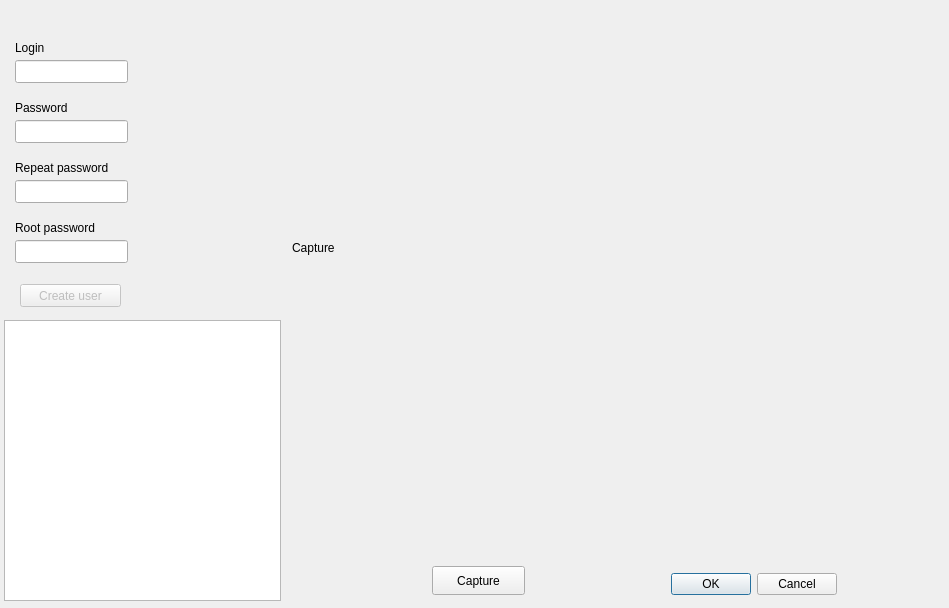
<?xml version="1.0" encoding="UTF-8"?>
<ui version="4.0">
 <class>add_user</class>
 <widget class="QDialog" name="add_user">
  <property name="geometry">
   <rect>
    <x>0</x>
    <y>0</y>
    <width>949</width>
    <height>608</height>
   </rect>
  </property>
  <property name="windowTitle">
   <string>Add user</string>
  </property>
  <widget class="QDialogButtonBox" name="buttonBox">
   <property name="geometry">
    <rect>
     <x>496</x>
     <y>568</y>
     <width>341</width>
     <height>32</height>
    </rect>
   </property>
   <property name="orientation">
    <enum>Qt::Horizontal</enum>
   </property>
   <property name="standardButtons">
    <set>QDialogButtonBox::Cancel|QDialogButtonBox::Ok</set>
   </property>
  </widget>
  <widget class="QLabel" name="label">
   <property name="geometry">
    <rect>
     <x>15</x>
     <y>40</y>
     <width>57</width>
     <height>15</height>
    </rect>
   </property>
   <property name="text">
    <string>Login</string>
   </property>
  </widget>
  <widget class="QLabel" name="label_2">
   <property name="geometry">
    <rect>
     <x>15</x>
     <y>100</y>
     <width>57</width>
     <height>15</height>
    </rect>
   </property>
   <property name="text">
    <string>Password</string>
   </property>
  </widget>
  <widget class="QLabel" name="label_3">
   <property name="geometry">
    <rect>
     <x>15</x>
     <y>160</y>
     <width>113</width>
     <height>16</height>
    </rect>
   </property>
   <property name="text">
    <string>Repeat password</string>
   </property>
  </widget>
  <widget class="QLineEdit" name="login">
   <property name="geometry">
    <rect>
     <x>15</x>
     <y>60</y>
     <width>113</width>
     <height>23</height>
    </rect>
   </property>
  </widget>
  <widget class="QLineEdit" name="password">
   <property name="geometry">
    <rect>
     <x>15</x>
     <y>120</y>
     <width>113</width>
     <height>23</height>
    </rect>
   </property>
  </widget>
  <widget class="QLineEdit" name="root_password">
   <property name="geometry">
    <rect>
     <x>15</x>
     <y>240</y>
     <width>113</width>
     <height>23</height>
    </rect>
   </property>
  </widget>
  <widget class="QLineEdit" name="repeated_password">
   <property name="geometry">
    <rect>
     <x>15</x>
     <y>180</y>
     <width>113</width>
     <height>23</height>
    </rect>
   </property>
  </widget>
  <widget class="QLabel" name="label_4">
   <property name="geometry">
    <rect>
     <x>15</x>
     <y>220</y>
     <width>109</width>
     <height>16</height>
    </rect>
   </property>
   <property name="text">
    <string>Root password</string>
   </property>
  </widget>
  <widget class="QLabel" name="captured_image">
   <property name="geometry">
    <rect>
     <x>292</x>
     <y>8</y>
     <width>640</width>
     <height>480</height>
    </rect>
   </property>
   <property name="text">
    <string>Capture</string>
   </property>
  </widget>
  <widget class="QPushButton" name="capture_img_button">
   <property name="geometry">
    <rect>
     <x>432</x>
     <y>566</y>
     <width>93</width>
     <height>29</height>
    </rect>
   </property>
   <property name="text">
    <string>Capture</string>
   </property>
  </widget>
  <widget class="QPushButton" name="create_text_user">
   <property name="enabled">
    <bool>false</bool>
   </property>
   <property name="geometry">
    <rect>
     <x>20</x>
     <y>284</y>
     <width>101</width>
     <height>23</height>
    </rect>
   </property>
   <property name="text">
    <string>Create user</string>
   </property>
  </widget>
  <widget class="QPlainTextEdit" name="debug_prints">
   <property name="geometry">
    <rect>
     <x>4</x>
     <y>320</y>
     <width>277</width>
     <height>281</height>
    </rect>
   </property>
  </widget>
 </widget>
 <resources/>
 <connections>
  <connection>
   <sender>buttonBox</sender>
   <signal>accepted()</signal>
   <receiver>add_user</receiver>
   <slot>accept()</slot>
   <hints>
    <hint type="sourcelabel">
     <x>248</x>
     <y>254</y>
    </hint>
    <hint type="destinationlabel">
     <x>157</x>
     <y>274</y>
    </hint>
   </hints>
  </connection>
  <connection>
   <sender>buttonBox</sender>
   <signal>rejected()</signal>
   <receiver>add_user</receiver>
   <slot>reject()</slot>
   <hints>
    <hint type="sourcelabel">
     <x>316</x>
     <y>260</y>
    </hint>
    <hint type="destinationlabel">
     <x>286</x>
     <y>274</y>
    </hint>
   </hints>
  </connection>
 </connections>
</ui>
